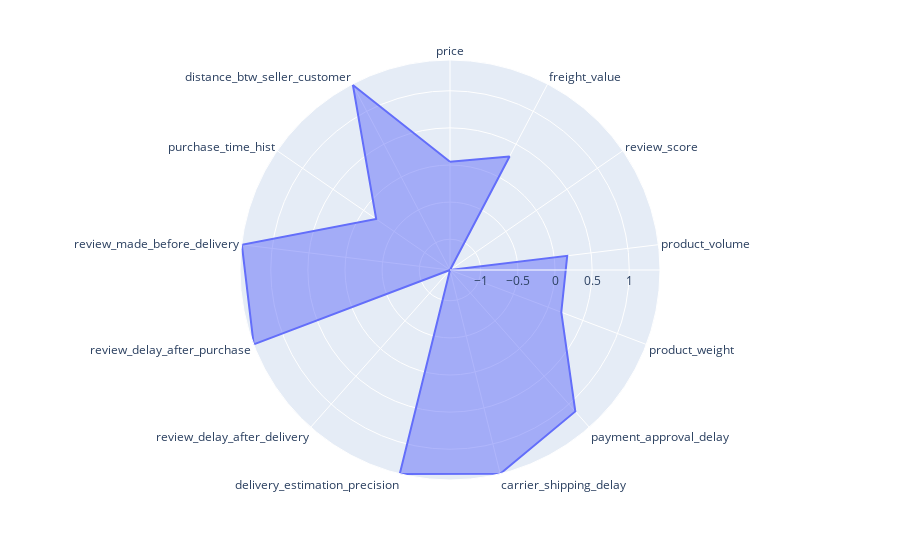

The notebook cell saved with this chart:
### Code cell
import plotly.express as px

labels=olist_clustered.T.index.values
angles=np.linspace(0, 2*np.pi, len(labels), endpoint=False)
values = pd.DataFrame(olist_clustered.T.values)
# print(labels)
# print(angles)
# print(values)

print(values.columns)


fig = px.line_polar(values, r=values[0], theta=labels, line_close=True)
fig.update_traces(fill='toself')
fig.show()

### Figure 1 — Plotly figure (JSON) as saved in the notebook; plotly's stock layout.template omitted (floating-point values rounded to 4 significant figures)
{"data": [{"fill": "toself", "hovertemplate": "0=%{r}<br>theta=%{theta}<extra></extra>", "legendgroup": "", "line": {"color": "#636efa", "dash": "solid"}, "marker": {"symbol": "circle"}, "mode": "lines", "name": "", "r": [0.0426, 0.3119, -1.414, 0.176, 0.1891, 1.131, 1.413, 1.414, -1.414, 1.414, 1.41, -0.2065, 1.401, 0.0426], "showlegend": false, "subplot": "polar", "theta": ["price", "freight_value", "review_score", "product_volume", "product_weight", "payment_approval_delay", "carrier_shipping_delay", "delivery_estimation_precision", "review_delay_after_delivery", "review_delay_after_purchase", "review_made_before_delivery", "purchase_time_hist", "distance_btw_seller_customer", "price"], "type": "scatterpolar"}], "layout": {"legend": {"tracegroupgap": 0}, "margin": {"t": 60}, "polar": {"angularaxis": {"direction": "clockwise", "rotation": 90}, "domain": {"x": [0, 1], "y": [0, 1]}}}}
